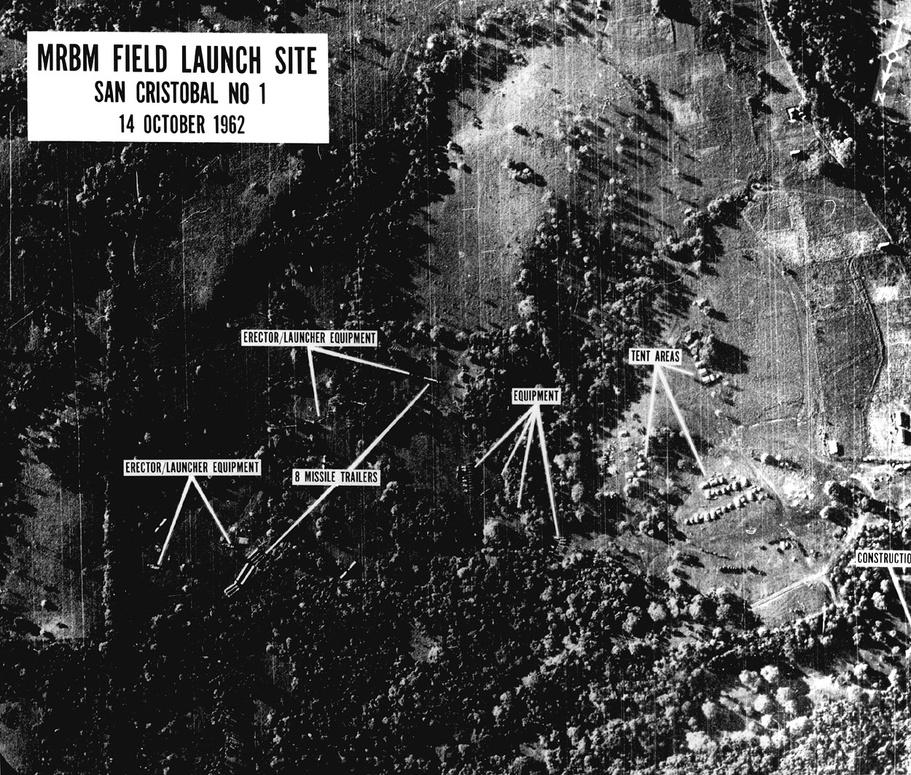
#> input picture Assignment_1/u2cuba.jpg, 911 x 775 px, shrunk from 1250 x 1063 before the run; the run also reads 1 picture not shown here
$ jupyter execute --allow-errors Q1_Cross_Correlation.ipynb   (Python 2 division)   (older library calls are emulated)
#> lines starting #> are read from the running program, lines starting #| are printed output that depends on the picture
- Author   -  Saurav vara prasad Channuri

- Roll No -  ES16BTECH11007

- cross - correlation

[cell 1]
import numpy as np
import scipy.misc as sp
from skimage import io
from scipy import ndimage as nd
import matplotlib
import scipy
from matplotlib.pyplot import figure
import matplotlib.pyplot as plt
from PIL import Image

[cell 2]
image_one = "u2cuba.jpg"
kernel_one = "trailer.png"


image_two = "laughter-yoga.jpg"
kernel_two = "crop"

[cell 3]
real_image = io.imread(image_one)
#> real_image is the input picture: shape (775, 911, 3); min 0, max 255, mean 71.5
screenshot = io.imread(kernel_one)

real_image_grey = io.imread(image_one, as_gray=True)
#> real_image_grey: shape (775, 911) float64; min 0, max 1, mean 0.28
screenshot_grey = io.imread(kernel_one, as_gray=True)

real_image1 = io.imread(image_two)
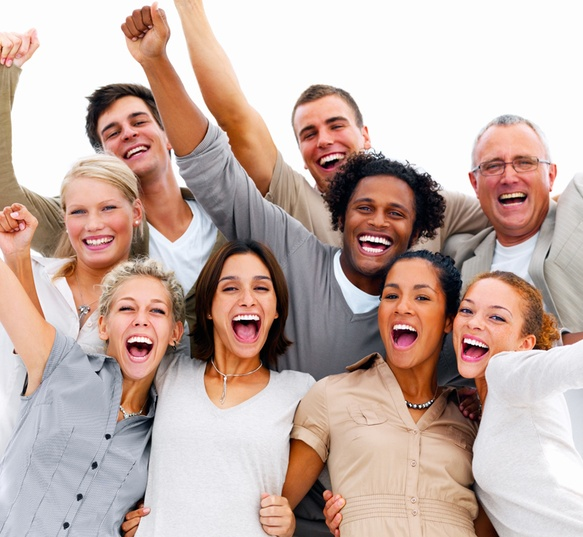
#> input picture Assignment_1/laughter-yoga.jpg, 583 x 537 px, shrunk from 800 x 737 before the run
#> real_image1 is the input picture: shape (537, 583, 3); mean R, G, B 197.1, 174.9, 167.1
#> (the rest of this cell did not finish here and is left out)

[cell 4]
fillter = np.empty([3,3,screenshot.shape[2]])
print "real image shape = ", real_image.shape
#| real image shape =  (775, 911, 3)
print "screenshot shape = ", screenshot.shape
#| screenshot shape =  (15, 16, 3)

[cell 5]
f, axarr = plt.subplots(2,2)
axarr[0][0].imshow(real_image)
axarr[0][1].imshow(screenshot)

axarr[1][0].imshow(real_image1)
#> (the rest of this cell did not finish here and is left out)

scipy.signal.correlate2d(real_image_grey, screenshot_grey, mode='same')

[cell 6]
def pad( image, template ):


    top = image[0]
#> top = 911 values, max 0.984 at index 598, min 0 at index 259, mean 0.266
    top = np.tile(top, (template.shape[0]/2, 1))
    image = np.vstack((top, image)) # top padding

    bottom = image[-1]
#> bottom = 911 values, max 1 at index 806, min 0.0118 at index 385, mean 0.236
    image = np.vstack((image, top)) # Botton padding
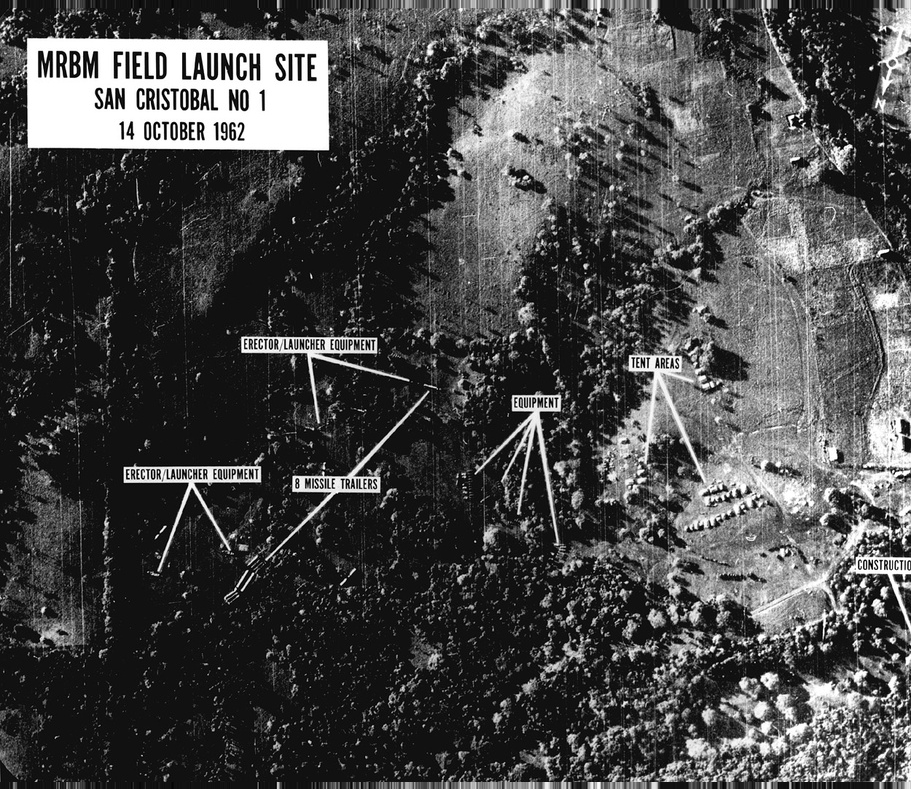
#> image: shape (789, 911) float64; min 0, max 1, mean 0.28


    left = image.T[0]
#> left = 789 values, max 0.816 at index 597, min 0.0157 at index 623, mean 0.131
    left = np.tile(left, (template.shape[1]/2, 1))
    image = np.vstack((left, image.T)).T   # left padding
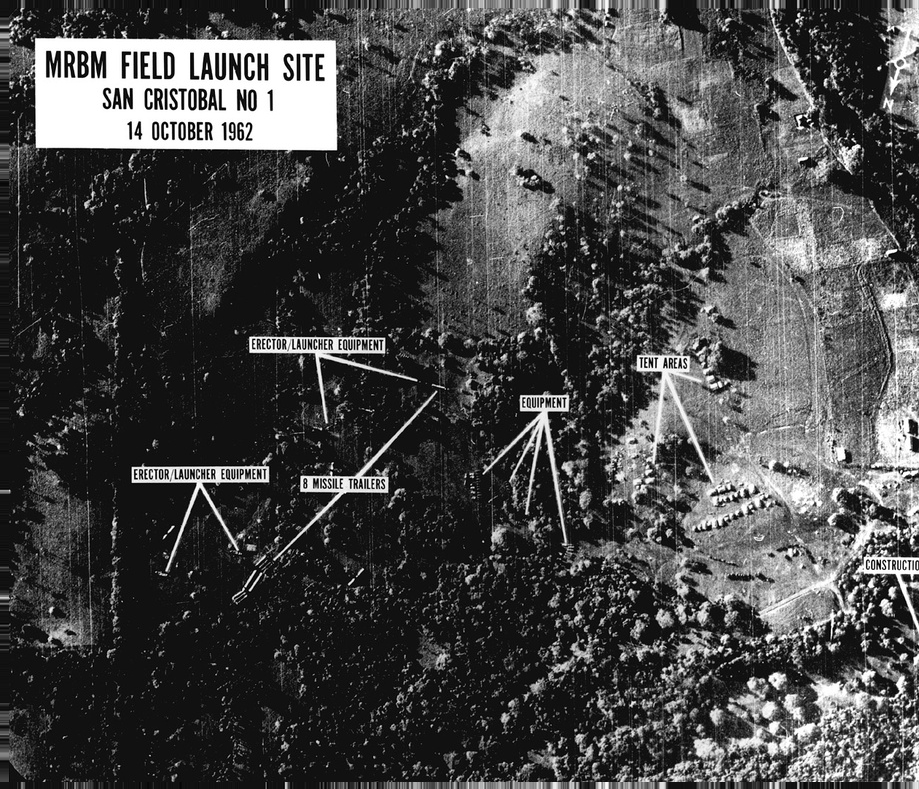
#> image: shape (789, 919) float64; min 0, max 1, mean 0.279

    right = image.T[-1]
#> right = 789 values, max 1 at index 27, min 0.0157 at index 696, mean 0.476
    right = np.tile(right, (template.shape[1]/2, 1))
    image = np.vstack((image.T, right)).T  # right padding
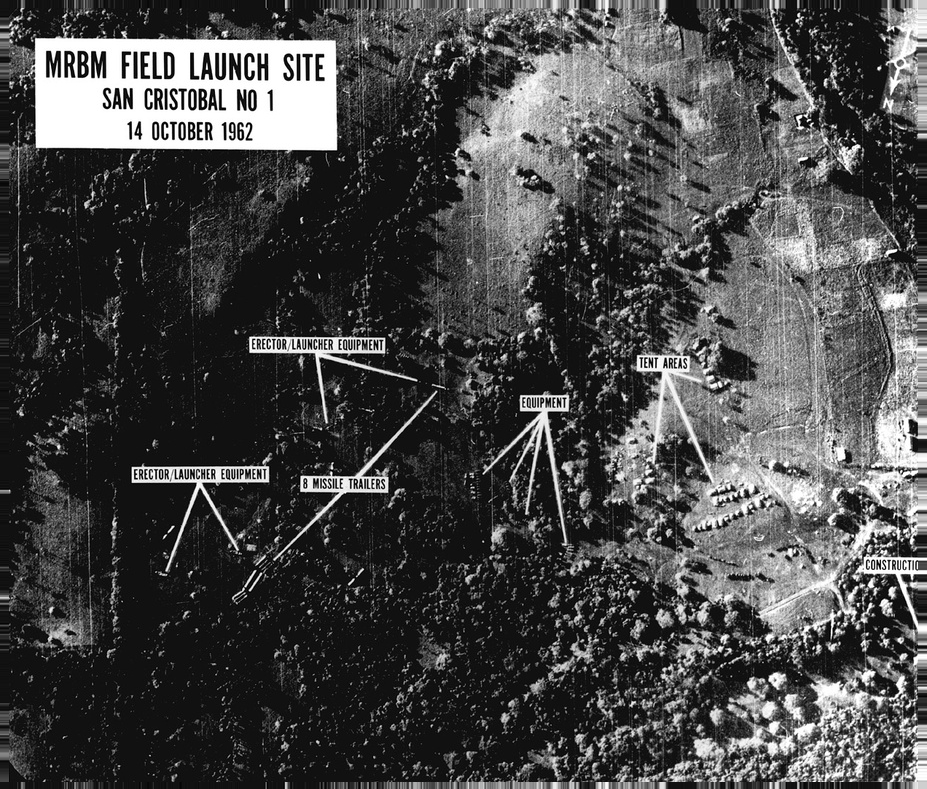
#> image: shape (789, 927) float64; min 0, max 1, mean 0.28

    return image

[cell 7]
def plot(image, template, corr_output, corr):

  real_image_grey = image
  screenshot_grey = template


  # for adjusting the display figure size
  matplotlib.rcParams['figure.figsize'] = [10, 10]
  matplotlib.rcParams.update({'font.size': 10})

  # plotting images in a grid
  y, x = np.unravel_index(np.argmax(corr), corr.shape)

  fig, ([[ax_orig, ax_template], [ax_corr, ax_corr_norm]]) = plt.subplots(2, 2)

  # plotting real image
  ax_orig.imshow(real_image_grey, cmap='gray')
  ax_orig.set_title('Original')
  ax_orig.set_axis_off()

  # plotting correlation output
  ax_template.imshow(screenshot_grey, cmap='gray')
  ax_template.set_title('template')
  ax_template.set_axis_off()

  #plotting the edges to show that correlation is working
  ax_corr.imshow(corr, cmap='gray')
  ax_corr.set_title('cross correlation without normalization')
  ax_corr.set_axis_off()

  #plotting cross correlation output with normalization
  ax_corr_norm.imshow(corr_output, cmap='gray')
  ax_corr_norm.set_title('cross correlation output with normalization')
  ax_corr_norm.set_axis_off()

  ax_orig.plot(x, y, 'ro', linewidth = 100)
  ax_corr.plot(x, y, 'ro', linewidth = 100)
  ax_corr_norm.plot(x, y, 'ro', linewidth = 100)

  fig.show()

[cell 8]
def cross_correlation_without_normalization(image, template):
  real_image_grey = image
  screenshot_grey = template

  fillter = (screenshot_grey - screenshot_grey.mean())/screenshot_grey.std()
  padded = pad(real_image_grey, screenshot_grey)
  corr_output = np.empty(real_image_grey.shape)

  for i in range(real_image_grey.shape[0]):
      for j in range(real_image_grey.shape[1]):
          temp_matrix = padded[i:i+fillter.shape[0] , j:j+fillter.shape[1]]

          # Normalization part of cross correlation
#           row_sums = temp_matrix.sum(axis=1)
#           temp_matrix = temp_matrix / row_sums[:, np.newaxis]

          corr_output[i][j] = np.sum(fillter*temp_matrix)

  return corr_output

[cell 9]
def cross_correlation_normalization(image, template):
  real_image_grey = image
  screenshot_grey = template

  fillter = (screenshot_grey - screenshot_grey.mean())/screenshot_grey.std()
  padded = pad(real_image_grey, screenshot_grey)
  corr_output = np.empty(real_image_grey.shape)

  for i in range(real_image_grey.shape[0]):
      for j in range(real_image_grey.shape[1]):
          temp_matrix = padded[i:i+fillter.shape[0] , j:j+fillter.shape[1]]

          # Normalization part of cross correlation
          row_sums = temp_matrix.sum(axis=1)
          temp_matrix = temp_matrix / row_sums[:, np.newaxis]

          corr_output[i][j] = np.sum(fillter*temp_matrix)
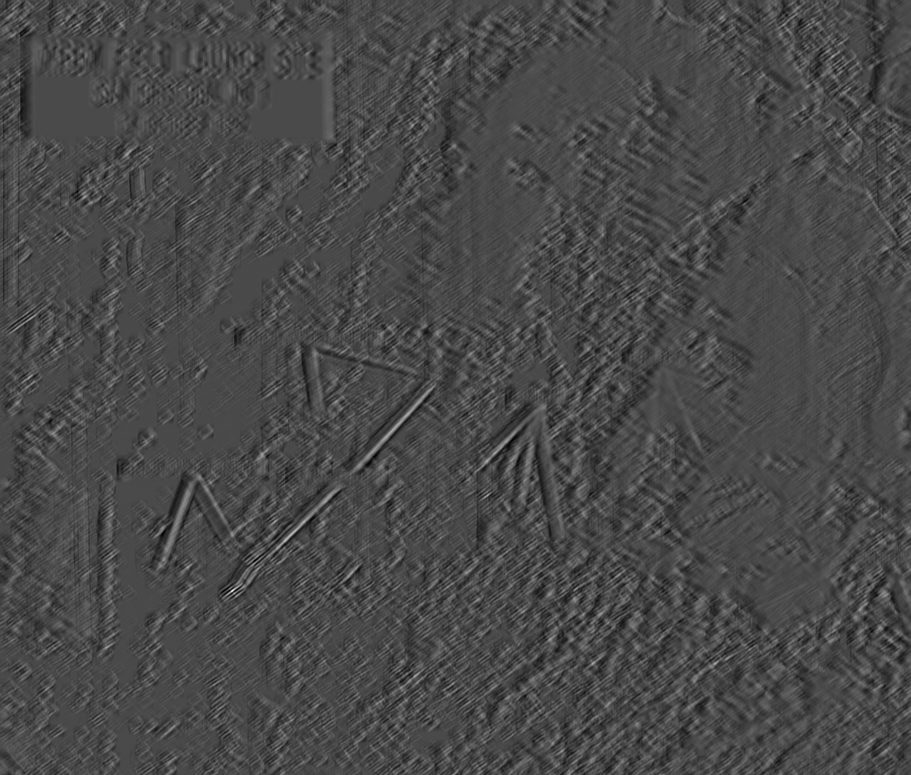
#> corr_output: shape (775, 911) float64; min -5.06, max 12.36, mean -0.0497; drawn with min black and max white


  return corr_output

[cell 10]
def cross_correlation(image, template):

  corr_output = cross_correlation_normalization(image, template)
  print "correlation with normaliation done \n"

  corr        = cross_correlation_without_normalization(image,template)
#> after the loop in cross_correlation_without_normalization, `for i in range(real_image_grey.shape[0]):`:
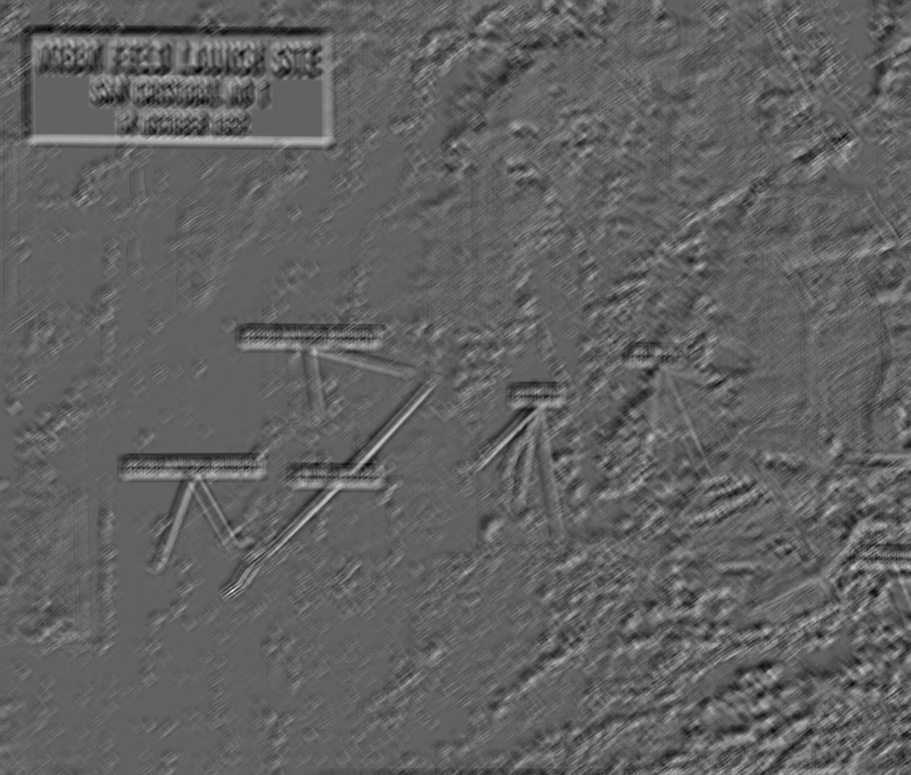
#> corr_output: shape (775, 911) float64; min -35.51, max 56.84, mean 0; drawn with min black and max white
  print "correlation without normalization done \n"

  plot(image, template, corr_output, corr)
#> in plot, `y, x = np.unravel_index(np.argmax(corr), corr.shape)`: y = 590; x = 232
#> in plot, `fig.show()`:
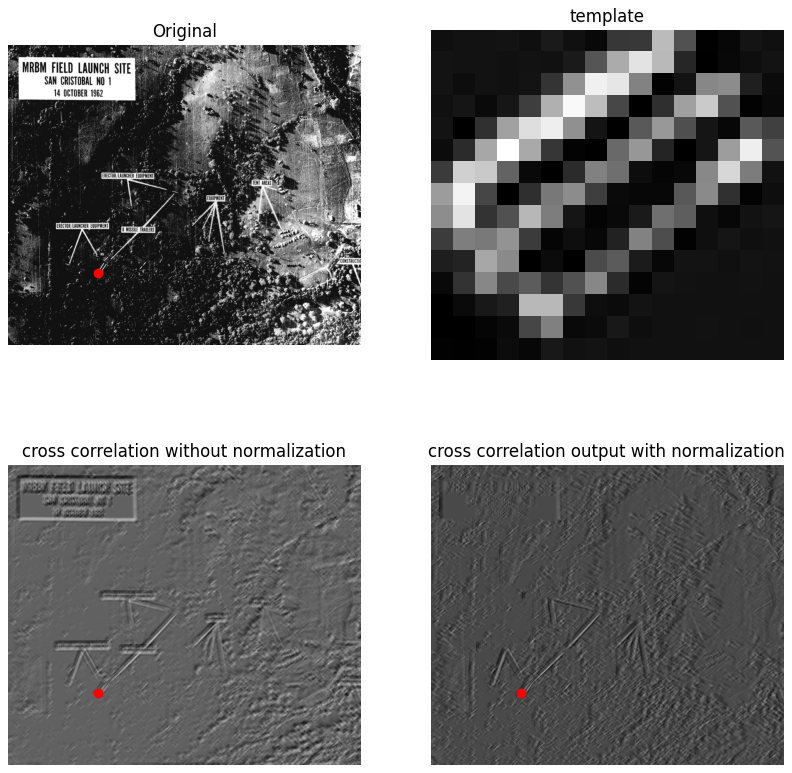
#> figure drawn by matplotlib, 4 panels
